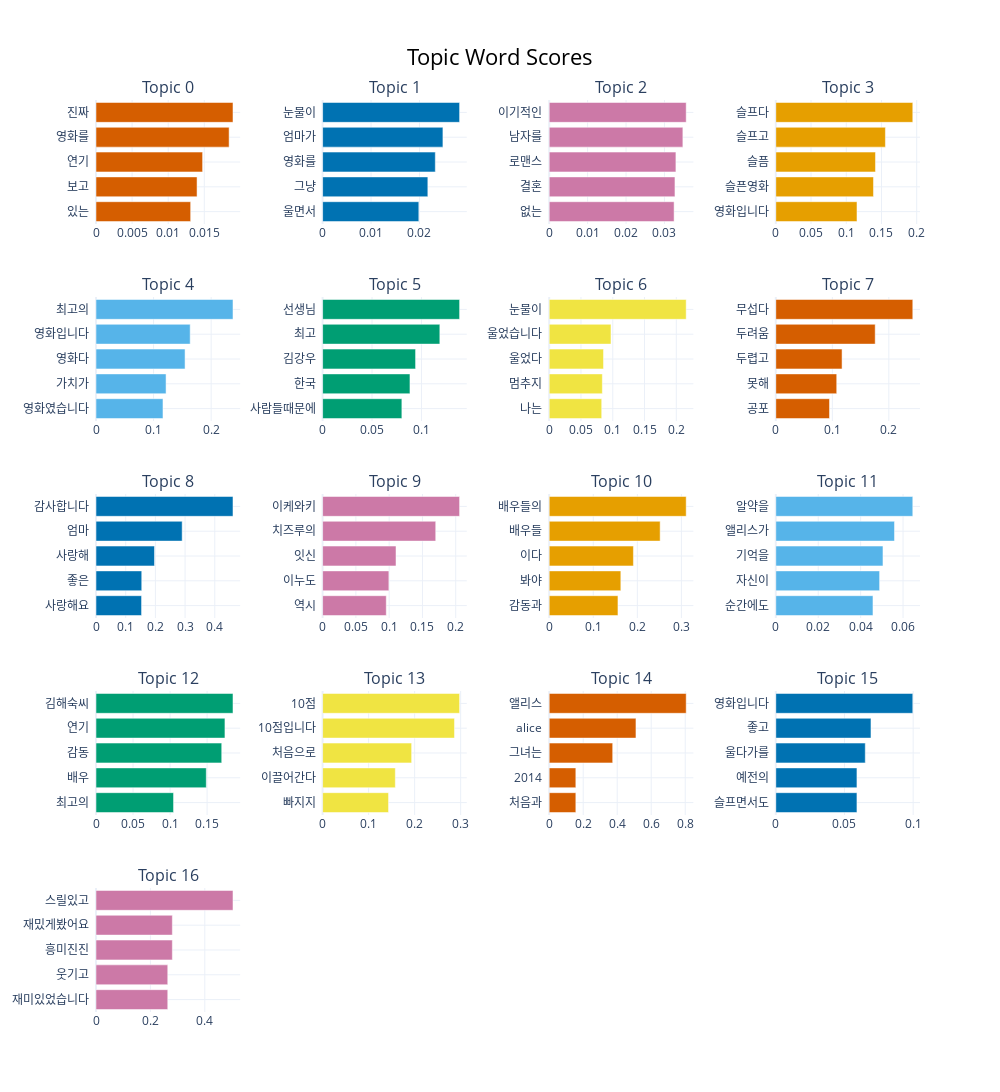

Here is the notebook cell this chart was saved with:
### Code cell
# Topic을 대표하는 상위 단어 5개씩 출력
model_BERT.visualize_barchart(top_n_topics=50)

### Figure 1 — Plotly figure (JSON) as saved in the notebook; plotly's stock layout.template omitted (floating-point values rounded to 4 significant figures)
{"data": [{"marker": {"color": "#D55E00"}, "orientation": "h", "type": "bar", "x": [0.01311, 0.014, 0.01477, 0.01844, 0.01898], "xaxis": "x", "y": ["있는  ", "보고  ", "연기  ", "영화를  ", "진짜  "], "yaxis": "y"}, {"marker": {"color": "#0072B2"}, "orientation": "h", "type": "bar", "x": [0.01987, 0.02173, 0.02327, 0.02484, 0.02828], "xaxis": "x2", "y": ["울면서  ", "그냥  ", "영화를  ", "엄마가  ", "눈물이  "], "yaxis": "y2"}, {"marker": {"color": "#CC79A7"}, "orientation": "h", "type": "bar", "x": [0.03251, 0.03274, 0.03298, 0.03479, 0.03566], "xaxis": "x3", "y": ["없는  ", "결혼  ", "로맨스  ", "남자를  ", "이기적인  "], "yaxis": "y3"}, {"marker": {"color": "#E69F00"}, "orientation": "h", "type": "bar", "x": [0.1152, 0.1387, 0.1415, 0.1556, 0.1945], "xaxis": "x4", "y": ["영화입니다  ", "슬픈영화  ", "슬픔  ", "슬프고  ", "슬프다  "], "yaxis": "y4"}, {"marker": {"color": "#56B4E9"}, "orientation": "h", "type": "bar", "x": [0.1164, 0.1217, 0.1547, 0.1636, 0.238], "xaxis": "x5", "y": ["영화였습니다  ", "가치가  ", "영화다  ", "영화입니다  ", "최고의  "], "yaxis": "y5"}, {"marker": {"color": "#009E73"}, "orientation": "h", "type": "bar", "x": [0.08018, 0.08838, 0.09405, 0.1186, 0.1386], "xaxis": "x6", "y": ["사람들때문에  ", "한국  ", "김강우  ", "최고  ", "선생님  "], "yaxis": "y6"}, {"marker": {"color": "#F0E442"}, "orientation": "h", "type": "bar", "x": [0.08262, 0.08363, 0.08547, 0.0972, 0.2155], "xaxis": "x7", "y": ["나는  ", "멈추지  ", "울었다  ", "울었습니다  ", "눈물이  "], "yaxis": "y7"}, {"marker": {"color": "#D55E00"}, "orientation": "h", "type": "bar", "x": [0.09501, 0.1078, 0.1172, 0.1758, 0.2424], "xaxis": "x8", "y": ["공포  ", "못해  ", "두렵고  ", "두려움  ", "무섭다  "], "yaxis": "y8"}, {"marker": {"color": "#0072B2"}, "orientation": "h", "type": "bar", "x": [0.1535, 0.1541, 0.197, 0.2902, 0.4614], "xaxis": "x9", "y": ["사랑해요  ", "좋은  ", "사랑해  ", "엄마  ", "감사합니다  "], "yaxis": "y9"}, {"marker": {"color": "#CC79A7"}, "orientation": "h", "type": "bar", "x": [0.09565, 0.09958, 0.1103, 0.1699, 0.2058], "xaxis": "x10", "y": ["역시  ", "이누도  ", "잇신  ", "치즈루의  ", "이케와키  "], "yaxis": "y10"}, {"marker": {"color": "#E69F00"}, "orientation": "h", "type": "bar", "x": [0.1561, 0.1626, 0.1912, 0.2518, 0.3109], "xaxis": "x11", "y": ["감동과  ", "봐야  ", "이다  ", "배우들  ", "배우들의  "], "yaxis": "y11"}, {"marker": {"color": "#56B4E9"}, "orientation": "h", "type": "bar", "x": [0.04582, 0.04894, 0.05053, 0.05597, 0.0646], "xaxis": "x12", "y": ["순간에도  ", "자신이  ", "기억을  ", "앨리스가  ", "알약을  "], "yaxis": "y12"}, {"marker": {"color": "#009E73"}, "orientation": "h", "type": "bar", "x": [0.1047, 0.1489, 0.1697, 0.1741, 0.1849], "xaxis": "x13", "y": ["최고의  ", "배우  ", "감동  ", "연기  ", "김해숙씨  "], "yaxis": "y13"}, {"marker": {"color": "#F0E442"}, "orientation": "h", "type": "bar", "x": [0.1433, 0.158, 0.1935, 0.2866, 0.2977], "xaxis": "x14", "y": ["빠지지  ", "이끌어간다  ", "처음으로  ", "10점입니다  ", "10점  "], "yaxis": "y14"}, {"marker": {"color": "#D55E00"}, "orientation": "h", "type": "bar", "x": [0.1566, 0.1566, 0.3734, 0.5103, 0.8057], "xaxis": "x15", "y": ["처음과  ", "2014  ", "그녀는  ", "alice  ", "앨리스  "], "yaxis": "y15"}, {"marker": {"color": "#0072B2"}, "orientation": "h", "type": "bar", "x": [0.05908, 0.05908, 0.06516, 0.0693, 0.09975], "xaxis": "x16", "y": ["슬프면서도  ", "예전의  ", "울다가를  ", "좋고  ", "영화입니다  "], "yaxis": "y16"}, {"marker": {"color": "#CC79A7"}, "orientation": "h", "type": "bar", "x": [0.2638, 0.2638, 0.2806, 0.2806, 0.5036], "xaxis": "x17", "y": ["재미있었습니다  ", "웃기고  ", "흥미진진  ", "재밌게봤어요  ", "스릴있고  "], "yaxis": "y17"}], "layout": {"annotations": [{"font": {"size": 16}, "showarrow": false, "text": "Topic 0", "x": 0.0875, "xanchor": "center", "xref": "paper", "y": 1.0, "yanchor": "bottom", "yref": "paper"}, {"font": {"size": 16}, "showarrow": false, "text": "Topic 1", "x": 0.3625, "xanchor": "center", "xref": "paper", "y": 1.0, "yanchor": "bottom", "yref": "paper"}, {"font": {"size": 16}, "showarrow": false, "text": "Topic 2", "x": 0.6375, "xanchor": "center", "xref": "paper", "y": 1.0, "yanchor": "bottom", "yref": "paper"}, {"font": {"size": 16}, "showarrow": false, "text": "Topic 3", "x": 0.9125, "xanchor": "center", "xref": "paper", "y": 1.0, "yanchor": "bottom", "yref": "paper"}, {"font": {"size": 16}, "showarrow": false, "text": "Topic 4", "x": 0.0875, "xanchor": "center", "xref": "paper", "y": 0.784, "yanchor": "bottom", "yref": "paper"}, {"font": {"size": 16}, "showarrow": false, "text": "Topic 5", "x": 0.3625, "xanchor": "center", "xref": "paper", "y": 0.784, "yanchor": "bottom", "yref": "paper"}, {"font": {"size": 16}, "showarrow": false, "text": "Topic 6", "x": 0.6375, "xanchor": "center", "xref": "paper", "y": 0.784, "yanchor": "bottom", "yref": "paper"}, {"font": {"size": 16}, "showarrow": false, "text": "Topic 7", "x": 0.9125, "xanchor": "center", "xref": "paper", "y": 0.784, "yanchor": "bottom", "yref": "paper"}, {"font": {"size": 16}, "showarrow": false, "text": "Topic 8", "x": 0.0875, "xanchor": "center", "xref": "paper", "y": 0.568, "yanchor": "bottom", "yref": "paper"}, {"font": {"size": 16}, "showarrow": false, "text": "Topic 9", "x": 0.3625, "xanchor": "center", "xref": "paper", "y": 0.568, "yanchor": "bottom", "yref": "paper"}, {"font": {"size": 16}, "showarrow": false, "text": "Topic 10", "x": 0.6375, "xanchor": "center", "xref": "paper", "y": 0.568, "yanchor": "bottom", "yref": "paper"}, {"font": {"size": 16}, "showarrow": false, "text": "Topic 11", "x": 0.9125, "xanchor": "center", "xref": "paper", "y": 0.568, "yanchor": "bottom", "yref": "paper"}, {"font": {"size": 16}, "showarrow": false, "text": "Topic 12", "x": 0.0875, "xanchor": "center", "xref": "paper", "y": 0.352, "yanchor": "bottom", "yref": "paper"}, {"font": {"size": 16}, "showarrow": false, "text": "Topic 13", "x": 0.3625, "xanchor": "center", "xref": "paper", "y": 0.352, "yanchor": "bottom", "yref": "paper"}, {"font": {"size": 16}, "showarrow": false, "text": "Topic 14", "x": 0.6375, "xanchor": "center", "xref": "paper", "y": 0.352, "yanchor": "bottom", "yref": "paper"}, {"font": {"size": 16}, "showarrow": false, "text": "Topic 15", "x": 0.9125, "xanchor": "center", "xref": "paper", "y": 0.352, "yanchor": "bottom", "yref": "paper"}, {"font": {"size": 16}, "showarrow": false, "text": "Topic 16", "x": 0.0875, "xanchor": "center", "xref": "paper", "y": 0.136, "yanchor": "bottom", "yref": "paper"}], "height": 1250, "hoverlabel": {"bgcolor": "white", "font": {"family": "Rockwell", "size": 16}}, "showlegend": false, "title": {"font": {"color": "Black", "size": 22}, "text": "Topic Word Scores", "x": 0.5, "xanchor": "center", "yanchor": "top"}, "width": 1000, "xaxis": {"anchor": "y", "domain": [0, 0.175], "showgrid": true}, "xaxis10": {"anchor": "y10", "domain": [0.275, 0.45], "showgrid": true}, "xaxis11": {"anchor": "y11", "domain": [0.55, 0.725], "showgrid": true}, "xaxis12": {"anchor": "y12", "domain": [0.825, 1], "showgrid": true}, "xaxis13": {"anchor": "y13", "domain": [0, 0.175], "showgrid": true}, "xaxis14": {"anchor": "y14", "domain": [0.275, 0.45], "showgrid": true}, "xaxis15": {"anchor": "y15", "domain": [0.55, 0.725], "showgrid": true}, "xaxis16": {"anchor": "y16", "domain": [0.825, 1], "showgrid": true}, "xaxis17": {"anchor": "y17", "domain": [0, 0.175], "showgrid": true}, "xaxis18": {"anchor": "y18", "domain": [0.275, 0.45], "showgrid": true}, "xaxis19": {"anchor": "y19", "domain": [0.55, 0.725], "showgrid": true}, "xaxis2": {"anchor": "y2", "domain": [0.275, 0.45], "showgrid": true}, "xaxis20": {"anchor": "y20", "domain": [0.825, 1], "showgrid": true}, "xaxis3": {"anchor": "y3", "domain": [0.55, 0.725], "showgrid": true}, "xaxis4": {"anchor": "y4", "domain": [0.825, 1], "showgrid": true}, "xaxis5": {"anchor": "y5", "domain": [0, 0.175], "showgrid": true}, "xaxis6": {"anchor": "y6", "domain": [0.275, 0.45], "showgrid": true}, "xaxis7": {"anchor": "y7", "domain": [0.55, 0.725], "showgrid": true}, "xaxis8": {"anchor": "y8", "domain": [0.825, 1], "showgrid": true}, "xaxis9": {"anchor": "y9", "domain": [0, 0.175], "showgrid": true}, "yaxis": {"anchor": "x", "domain": [0.864, 1.0], "showgrid": true}, "yaxis10": {"anchor": "x10", "domain": [0.432, 0.568], "showgrid": true}, "yaxis11": {"anchor": "x11", "domain": [0.432, 0.568], "showgrid": true}, "yaxis12": {"anchor": "x12", "domain": [0.432, 0.568], "showgrid": true}, "yaxis13": {"anchor": "x13", "domain": [0.216, 0.352], "showgrid": true}, "yaxis14": {"anchor": "x14", "domain": [0.216, 0.352], "showgrid": true}, "yaxis15": {"anchor": "x15", "domain": [0.216, 0.352], "showgrid": true}, "yaxis16": {"anchor": "x16", "domain": [0.216, 0.352], "showgrid": true}, "yaxis17": {"anchor": "x17", "domain": [0, 0.136], "showgrid": true}, "yaxis18": {"anchor": "x18", "domain": [0, 0.136], "showgrid": true}, "yaxis19": {"anchor": "x19", "domain": [0, 0.136], "showgrid": true}, "yaxis2": {"anchor": "x2", "domain": [0.864, 1.0], "showgrid": true}, "yaxis20": {"anchor": "x20", "domain": [0, 0.136], "showgrid": true}, "yaxis3": {"anchor": "x3", "domain": [0.864, 1.0], "showgrid": true}, "yaxis4": {"anchor": "x4", "domain": [0.864, 1.0], "showgrid": true}, "yaxis5": {"anchor": "x5", "domain": [0.648, 0.784], "showgrid": true}, "yaxis6": {"anchor": "x6", "domain": [0.648, 0.784], "showgrid": true}, "yaxis7": {"anchor": "x7", "domain": [0.648, 0.784], "showgrid": true}, "yaxis8": {"anchor": "x8", "domain": [0.648, 0.784], "showgrid": true}, "yaxis9": {"anchor": "x9", "domain": [0.432, 0.568], "showgrid": true}}}
